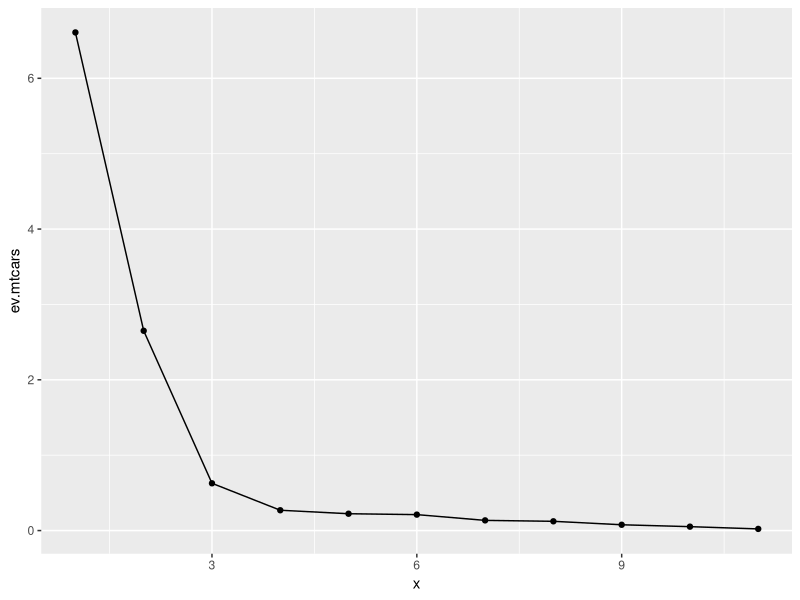

Recreate this plot in R.
## ---- chunk 1
knitr::opts_chunk$set(echo = TRUE,comment = "")
## ---- chunk 2
(ev.mtcars <- eigen(cor(mtcars))$values)
mean(ev.mtcars)
which(ev.mtcars>mean(ev.mtcars))
## ---- chunk 3
library(ggplot2)
x <- 1:11
ev.mtcars.data <- data.frame(cbind(x,ev.mtcars))
ggplot(ev.mtcars.data,mapping = aes(x=x,y=ev.mtcars))+geom_point()+geom_line()
## ---- chunk 4
mtcars.fac.vm <- factanal(mtcars,factors = 3,rotation = "varimax")
mtcars.fac.vm
## ---- chunk 5
 mtcars.fac.vm$uniquenesses[c(5,9)]
## ---- chunk 6
loads <- mtcars.fac.vm$loadings
apply(loads^2,2,sum)[1]
## ---- chunk 7
round(apply(loads^2,2,sum)[2]/11,2)
## ---- chunk 8
communality <- apply(loads^2,1,sum)
communality[4]
